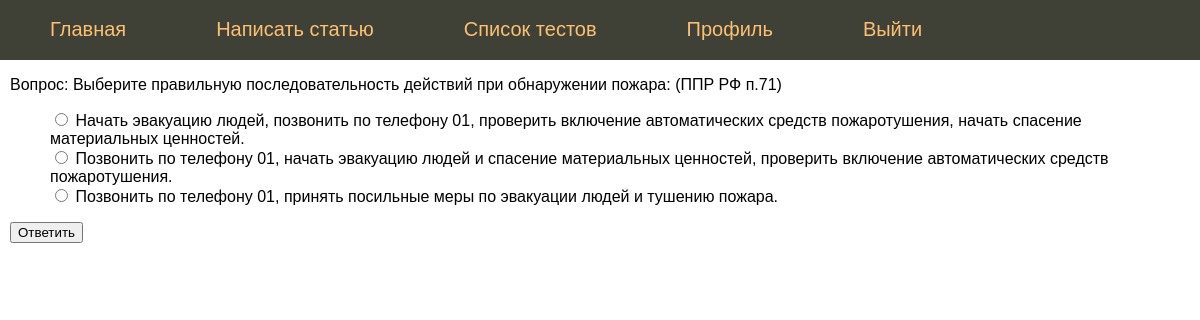
The page /test/1/testing (signed in) on the database its author committed.
### models.py (models this page shows)
class Questions(db.Model):
    __tablename__ = 'questions'
    id = db.Column(db.Integer, primary_key=True)
    q_text = db.Column(db.Text)
    test_id = db.Column(db.Integer, db.ForeignKey('tests.id'))
    answers = relationship("Answers")

class Answers(db.Model):
    __tablename__ = 'answers'
    id = db.Column(db.Integer, primary_key=True)
    question_id = db.Column(db.Integer, db.ForeignKey('questions.id'))
    a_text = db.Column(db.String(100))
    correct_a = db.Column(db.Boolean)

### app.py (the view)
@app.route("/test/<test_id>/testing", methods=["GET", "POST"])
@login_required
def testing(test_id):
    if not dostup_k_test(current_user.id, test_id, db.session):
        abort(403)
    acte = find_actually_testing(current_user.id, test_id, db.session)
    if request.method == "POST":
        check_answer(answer_id=request.form['answer_id'],testing_id=acte.id, session=db.session)
    q=get_question(current_user.id, test_id, db.session)
    if q == None:
        return render_template('result.html',rating=int(acte.rating),zaloginen=current_user.is_authenticated,result=acte.result)
    return render_template('testing.html', question=q, zaloginen=current_user.is_authenticated)

### app.py (called while the page is built)
@login_manager.user_loader
def load_user(user_id):
    return db.session.query(models.Users).filter(models.Users.id == user_id).first()

### common.py (called while the page is built, shortened)
def dostup_k_test(user_id, test_id, session):
    p = session.query(models.User_test).\
        filter(models.User_test.user_id == user_id).\
        filter(models.User_test.test_id == test_id).first()
    if p is None:
        return False
    else:
        return True

def find_actually_testing(user_id, test_id, session):
    nt = session.query(models.Testing). \
        join(models.User_test, models.User_test.test_id == models.Testing.test_id). \
        filter(models.Testing.end_date == None). \
        filter(models.User_test.user_id == user_id). \
        filter(models.User_test.test_id == test_id). \
        filter(models.User_test.date_create <= models.Testing.start_date).first()
    return nt

def get_question(user_id, test_id, session):
    q = find_actually_testing(user_id, test_id, session)
    if q == None:
        return None
    mq = session.query(models.Tests).filter(models.Tests.id==test_id).first()
    if q.current_question_id is not None:
        return q.current_question

### templates/testing.html (shortened to what this page needs)
{% extends 'layout.html' %}
{% block content %}
    <p>Вопрос: {{ question.q_text }}</p>
    <form action="" method="post">
        <ul class="profile-info">
            {% for answ in question.answers %}
            <li>
                <div>
                    <input type="radio" value={{answ.id}} name="answer_id">
                    <label>{{ answ.a_text }}</label>
                </div>
            </li>
            {% endfor %}
        </ul>
        <input type="submit" value="Ответить" />
    </form>
{% endblock %}

### static/css/styles.css (style rules this page uses)
html, body { font-family: 'Arial'; margin: 0; padding: 0; height: 100%; width: 100%; }
.profile-info { list-style: none; }

### rows shown on the page
Questions: q_text "Выберите правильную последовательность действий при обнаружении пожара: (ППР РФ п.71)"
Answers: a_text "Начать эвакуацию людей, позвонить по телефону 01, проверить включение автоматических средств пожаротушения, начать спасение материальных ценностей."
Answers: a_text "Позвонить по телефону 01, начать эвакуацию людей и спасение материальных ценностей, проверить включение автоматических средств пожаротушения."
Answers: a_text "Позвонить по телефону 01, принять посильные меры по эвакуации людей и тушению пожара."
